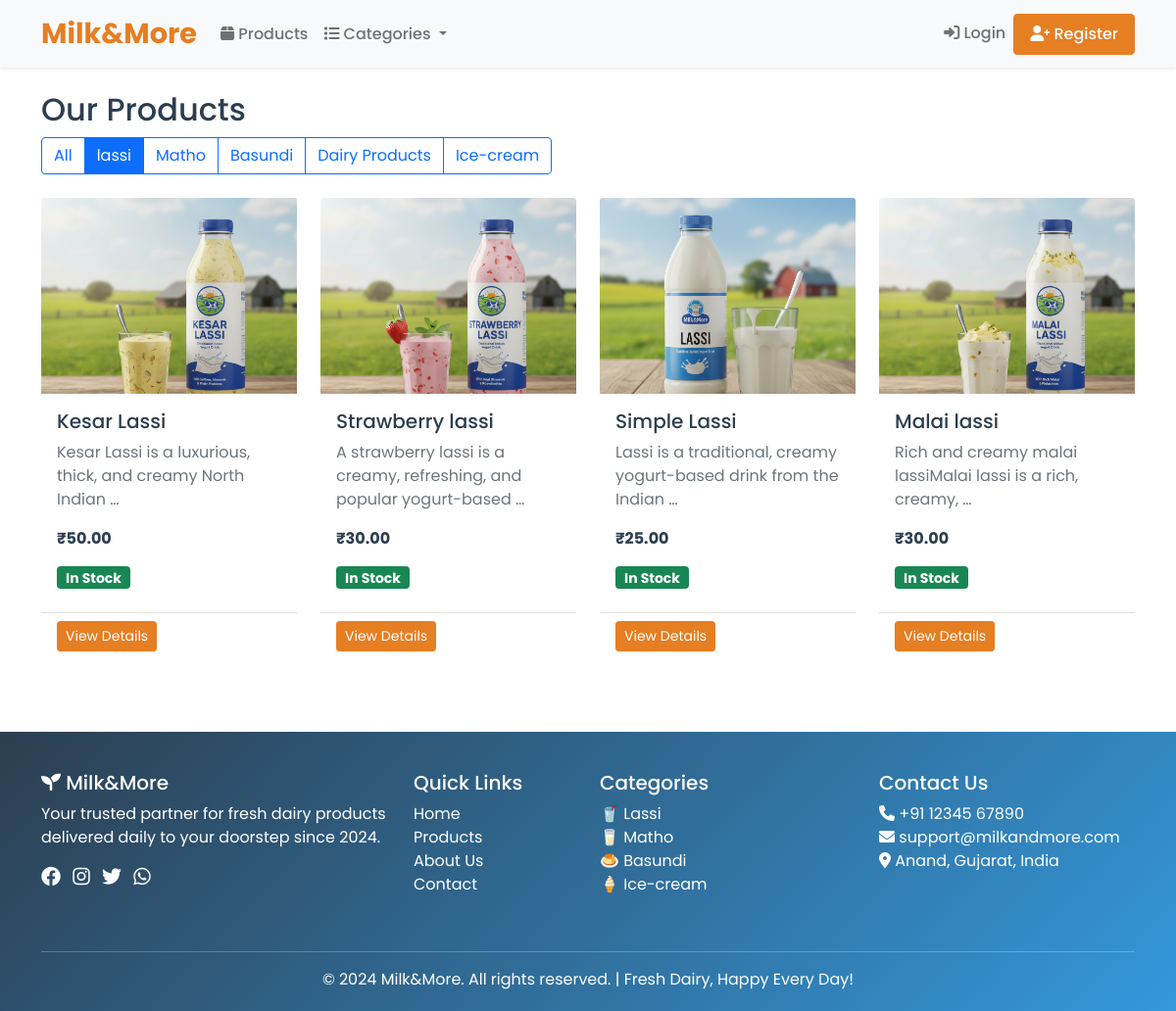
/products/?category=lassi, run on the app's committed database.
### products/models.py (models this page shows, shortened)
class Category(models.Model):
    name = models.CharField(max_length=100)
    slug = models.SlugField(unique=True)
    parent = models.ForeignKey('self', on_delete=models.CASCADE, blank=True, null=True, related_name='children')
    image = models.ImageField(upload_to='categories/', blank=True, null=True)
    description = models.TextField(blank=True)
    class Meta:
        verbose_name_plural = "Categories"
        unique_together = ['slug', 'parent']  # Prevents duplicate slugs under same parent

class Product(models.Model):
    category = models.ForeignKey(Category, on_delete=models.CASCADE, related_name='products')
    name = models.CharField(max_length=200)
    slug = models.SlugField(unique=True)
    description = models.TextField()
    price = models.DecimalField(max_digits=10, decimal_places=2)
    stock = models.IntegerField(default=0)
    image = models.ImageField(upload_to='products/')
    available = models.BooleanField(default=True)
    created = models.DateTimeField(auto_now_add=True)
    updated = models.DateTimeField(auto_now=True)
    is_milk = models.BooleanField(default=False)
    fat_percentage = models.DecimalField(max_digits=4, decimal_places=2, null=True, blank=True)
    volume_ml = models.IntegerField(null=True, blank=True)
    expiry_days = models.IntegerField(default=3)
    flavor = models.CharField(max_length=50, blank=True, null=True)  # For flavored products like lassi

### products/views.py (the view)
# urls.py: path('', views.product_list, name='product_list'),
def product_list(request):
    category_slug = request.GET.get('category')
    if category_slug:
        category = get_object_or_404(Category, slug=category_slug)
        products = Product.objects.filter(category=category, available=True)
    else:
        products = Product.objects.filter(available=True)
        category = None
    categories = Category.objects.all()
    context = {
        'products': products,
        'categories': categories,
        'current_category': category
    }
    return render(request, 'products/list.html', context)

### templates/products/list.html (shortened to what this page needs)
{% extends 'base.html' %}
{% block content %}
<div class="container mt-4">
    <h2>Our Products</h2>
    <div class="row mb-4">
        <div class="col-md-12">
            <div class="btn-group" role="group">
                <a href="{% url 'product_list' %}" class="btn btn-outline-primary {% if not current_category %}active{% endif %}">All</a>
                {% for category in categories %}
                <a href="{% url 'product_list' %}?category={{ category.slug }}"
                   class="btn btn-outline-primary {% if current_category.id == category.id %}active{% endif %}">
                    {{ category.name }}
                </a>
                {% endfor %}
            </div>
        </div>
    </div>
    <div class="row">
        {% for product in products %}
        <div class="col-md-3 col-sm-6 mb-4">
            <div class="card h-100">
                {% if product.image %}
                <img src="{{ product.image.url }}" class="card-img-top" alt="{{ product.name }}" style="height: 200px; object-fit: cover;">
                {% else %}
                <div class="card-img-top bg-light d-flex align-items-center justify-content-center" style="height: 200px;">
                    <span class="text-muted">No Image</span>
                </div>
                {% endif %}
                <div class="card-body">
                    <h5 class="card-title">{{ product.name }}</h5>
                    <p class="card-text text-muted">{{ product.description|truncatewords:10 }}</p>
                    <p class="card-text"><strong>₹{{ product.price }}</strong></p>
                    {% if product.stock > 0 %}
                        <span class="badge bg-success mb-2">In Stock</span>
                    {% else %}
                        <span class="badge bg-danger mb-2">Out of Stock</span>
                    {% endif %}
                </div>
                <div class="card-footer bg-white">
                    <a href="{% url 'product_detail' product.slug %}" class="btn btn-primary btn-sm">View Details</a>
                </div>
            </div>
        </div>
        {% empty %}
        <div class="col-12 text-center">
            <p>No products found.</p>
        </div>
        {% endfor %}
    </div>
</div>
{% endblock %}

### static/css/style.css (style rules this page uses)
:root { --primary-color: #2c3e50; --secondary-color: #e67e22; --success-color: #27ae60; --danger-color: #e74c3c; --light-bg: #ecf0f1; }
body { font-family: 'Segoe UI', Tahoma, Geneva, Verdana, sans-serif; color: var(--primary-color); min-height: 100vh; display: flex; flex-direction: column; }
.btn-primary { background-color: var(--secondary-color); border-color: var(--secondary-color); }
.card { border: none; transition: transform 0.3s, box-shadow 0.3s; }
.badge { font-size: 14px; }

### templates/base.html (style rules this page uses)
body { font-family: 'Poppins', sans-serif; }

### data on the page
Category: name "lassi"
Category: name "Matho"
Category: name "Basundi"
Category: name "Dairy Products"
Category: name "Ice-cream"
Product: image (picture), name "Kesar Lassi", description "Kesar Lassi is a luxurious, thick, and creamy North Indian …", price "50.00", stock "In Stock"
Product: image (picture), name "Strawberry lassi", description "A strawberry lassi is a creamy, refreshing, and popular yogurt-based …", price "30.00", stock "In Stock"
Product: image (picture), name "Simple Lassi", description "Lassi is a traditional, creamy yogurt-based drink from the Indian …", price "25.00", stock "In Stock"
Product: image (picture), name "Malai lassi", description "Rich and creamy malai lassiMalai lassi is a rich, creamy, …", price "30.00", stock "In Stock"
